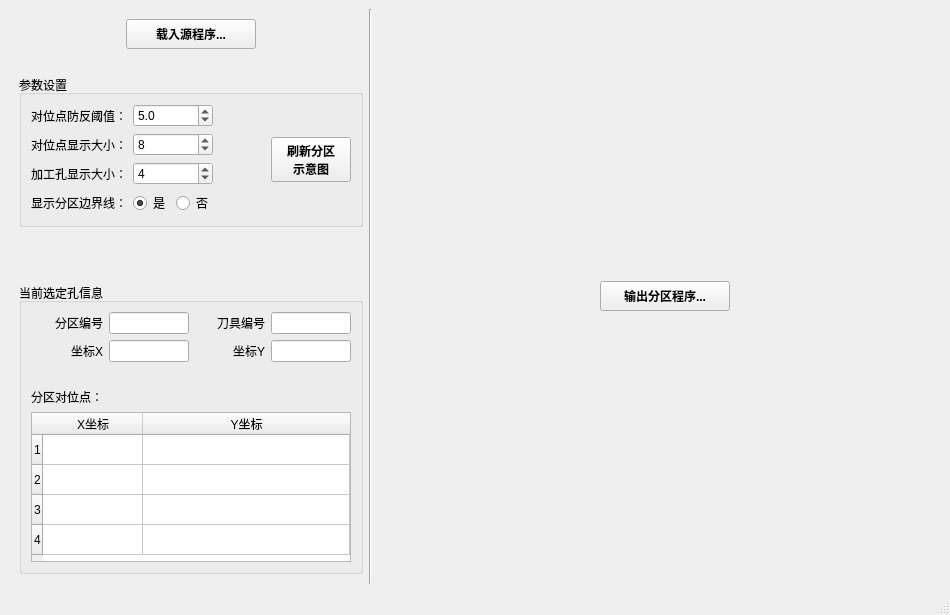
<?xml version="1.0" encoding="UTF-8"?>
<ui version="4.0">
 <class>MainWindow</class>
 <widget class="QMainWindow" name="MainWindow">
  <property name="geometry">
   <rect>
    <x>0</x>
    <y>0</y>
    <width>950</width>
    <height>615</height>
   </rect>
  </property>
  <property name="windowTitle">
   <string>镭射自动分区转换程序 V20251024</string>
  </property>
  <property name="windowIcon">
   <iconset>
    <normalon>:/icon.ico</normalon>
   </iconset>
  </property>
  <widget class="QWidget" name="centralwidget">
   <layout class="QHBoxLayout" name="horizontalLayout" stretch="0,0,1">
    <item>
     <layout class="QVBoxLayout" name="verticalLayout" stretch="0,0,0,0">
      <property name="leftMargin">
       <number>10</number>
      </property>
      <property name="topMargin">
       <number>10</number>
      </property>
      <property name="bottomMargin">
       <number>10</number>
      </property>
      <item>
       <layout class="QHBoxLayout" name="horizontalLayout_4">
        <property name="spacing">
         <number>60</number>
        </property>
        <property name="bottomMargin">
         <number>20</number>
        </property>
        <item>
         <spacer name="horizontalSpacer_4">
          <property name="orientation">
           <enum>Qt::Horizontal</enum>
          </property>
          <property name="sizeHint" stdset="0">
           <size>
            <width>40</width>
            <height>20</height>
           </size>
          </property>
         </spacer>
        </item>
        <item>
         <widget class="QPushButton" name="btnLoadPrg">
          <property name="minimumSize">
           <size>
            <width>130</width>
            <height>30</height>
           </size>
          </property>
          <property name="maximumSize">
           <size>
            <width>180</width>
            <height>16777215</height>
           </size>
          </property>
          <property name="font">
           <font>
            <bold>true</bold>
           </font>
          </property>
          <property name="text">
           <string>载入源程序...</string>
          </property>
         </widget>
        </item>
        <item>
         <spacer name="horizontalSpacer_3">
          <property name="orientation">
           <enum>Qt::Horizontal</enum>
          </property>
          <property name="sizeHint" stdset="0">
           <size>
            <width>40</width>
            <height>20</height>
           </size>
          </property>
         </spacer>
        </item>
       </layout>
      </item>
      <item>
       <widget class="QGroupBox" name="groupBox">
        <property name="maximumSize">
         <size>
          <width>450</width>
          <height>16777215</height>
         </size>
        </property>
        <property name="font">
         <font>
          <bold>false</bold>
         </font>
        </property>
        <property name="title">
         <string>参数设置</string>
        </property>
        <layout class="QHBoxLayout" name="horizontalLayout_2">
         <item>
          <layout class="QGridLayout" name="gridLayout_2">
           <item row="0" column="1">
            <widget class="QDoubleSpinBox" name="optThreshold">
             <property name="minimumSize">
              <size>
               <width>80</width>
               <height>0</height>
              </size>
             </property>
             <property name="maximumSize">
              <size>
               <width>100</width>
               <height>16777215</height>
              </size>
             </property>
             <property name="decimals">
              <number>1</number>
             </property>
             <property name="minimum">
              <double>0.100000000000000</double>
             </property>
             <property name="singleStep">
              <double>0.100000000000000</double>
             </property>
             <property name="value">
              <double>5.000000000000000</double>
             </property>
            </widget>
           </item>
           <item row="0" column="0">
            <widget class="QLabel" name="label_4">
             <property name="text">
              <string>对位点防反阈值：</string>
             </property>
            </widget>
           </item>
           <item row="1" column="0">
            <widget class="QLabel" name="label_5">
             <property name="text">
              <string>对位点显示大小：</string>
             </property>
            </widget>
           </item>
           <item row="1" column="1">
            <widget class="QSpinBox" name="optMarkerSize">
             <property name="minimumSize">
              <size>
               <width>80</width>
               <height>0</height>
              </size>
             </property>
             <property name="maximumSize">
              <size>
               <width>100</width>
               <height>16777215</height>
              </size>
             </property>
             <property name="suffix">
              <string/>
             </property>
             <property name="minimum">
              <number>-1</number>
             </property>
             <property name="maximum">
              <number>10</number>
             </property>
             <property name="singleStep">
              <number>1</number>
             </property>
             <property name="value">
              <number>8</number>
             </property>
            </widget>
           </item>
           <item row="2" column="0">
            <widget class="QLabel" name="label_2">
             <property name="text">
              <string>加工孔显示大小：</string>
             </property>
            </widget>
           </item>
           <item row="2" column="1">
            <widget class="QSpinBox" name="optHoleSize">
             <property name="minimumSize">
              <size>
               <width>80</width>
               <height>0</height>
              </size>
             </property>
             <property name="maximumSize">
              <size>
               <width>100</width>
               <height>16777215</height>
              </size>
             </property>
             <property name="minimum">
              <number>1</number>
             </property>
             <property name="maximum">
              <number>1000</number>
             </property>
             <property name="value">
              <number>4</number>
             </property>
            </widget>
           </item>
           <item row="3" column="0">
            <widget class="QLabel" name="label">
             <property name="text">
              <string>显示分区边界线：</string>
             </property>
            </widget>
           </item>
           <item row="3" column="1">
            <layout class="QHBoxLayout" name="horizontalLayout_5">
             <item>
              <widget class="QRadioButton" name="isShowFenquRect">
               <property name="text">
                <string>是</string>
               </property>
               <property name="checked">
                <bool>true</bool>
               </property>
              </widget>
             </item>
             <item>
              <widget class="QRadioButton" name="isHideFenquRect">
               <property name="text">
                <string>否</string>
               </property>
              </widget>
             </item>
            </layout>
           </item>
          </layout>
         </item>
         <item>
          <spacer name="horizontalSpacer">
           <property name="orientation">
            <enum>Qt::Horizontal</enum>
           </property>
           <property name="sizeHint" stdset="0">
            <size>
             <width>40</width>
             <height>20</height>
            </size>
           </property>
          </spacer>
         </item>
         <item>
          <widget class="QPushButton" name="btnShowPlot">
           <property name="minimumSize">
            <size>
             <width>80</width>
             <height>45</height>
            </size>
           </property>
           <property name="maximumSize">
            <size>
             <width>100</width>
             <height>16777215</height>
            </size>
           </property>
           <property name="font">
            <font>
             <bold>true</bold>
            </font>
           </property>
           <property name="text">
            <string>刷新分区
示意图</string>
           </property>
          </widget>
         </item>
        </layout>
       </widget>
      </item>
      <item>
       <spacer name="verticalSpacer">
        <property name="orientation">
         <enum>Qt::Vertical</enum>
        </property>
        <property name="sizeHint" stdset="0">
         <size>
          <width>20</width>
          <height>40</height>
         </size>
        </property>
       </spacer>
      </item>
      <item>
       <widget class="QGroupBox" name="groupBox_2">
        <property name="maximumSize">
         <size>
          <width>450</width>
          <height>16777215</height>
         </size>
        </property>
        <property name="title">
         <string>当前选定孔信息</string>
        </property>
        <layout class="QVBoxLayout" name="verticalLayout_2">
         <item>
          <layout class="QGridLayout" name="gridLayout_3">
           <item row="0" column="1">
            <widget class="QLineEdit" name="fenquNo">
             <property name="minimumSize">
              <size>
               <width>60</width>
               <height>0</height>
              </size>
             </property>
             <property name="maximumSize">
              <size>
               <width>80</width>
               <height>16777215</height>
              </size>
             </property>
             <property name="readOnly">
              <bool>true</bool>
             </property>
            </widget>
           </item>
           <item row="0" column="2">
            <widget class="QLabel" name="label_20">
             <property name="maximumSize">
              <size>
               <width>80</width>
               <height>16777215</height>
              </size>
             </property>
             <property name="text">
              <string>刀具编号</string>
             </property>
             <property name="alignment">
              <set>Qt::AlignRight|Qt::AlignTrailing|Qt::AlignVCenter</set>
             </property>
            </widget>
           </item>
           <item row="1" column="1">
            <widget class="QLineEdit" name="posX">
             <property name="minimumSize">
              <size>
               <width>60</width>
               <height>0</height>
              </size>
             </property>
             <property name="maximumSize">
              <size>
               <width>80</width>
               <height>16777215</height>
              </size>
             </property>
             <property name="readOnly">
              <bool>true</bool>
             </property>
            </widget>
           </item>
           <item row="1" column="0">
            <widget class="QLabel" name="label_8">
             <property name="maximumSize">
              <size>
               <width>80</width>
               <height>16777215</height>
              </size>
             </property>
             <property name="text">
              <string>坐标X</string>
             </property>
             <property name="alignment">
              <set>Qt::AlignRight|Qt::AlignTrailing|Qt::AlignVCenter</set>
             </property>
            </widget>
           </item>
           <item row="0" column="0">
            <widget class="QLabel" name="label_19">
             <property name="maximumSize">
              <size>
               <width>80</width>
               <height>16777215</height>
              </size>
             </property>
             <property name="text">
              <string>分区编号</string>
             </property>
             <property name="alignment">
              <set>Qt::AlignRight|Qt::AlignTrailing|Qt::AlignVCenter</set>
             </property>
            </widget>
           </item>
           <item row="2" column="0">
            <widget class="QLabel" name="label_12">
             <property name="text">
              <string/>
             </property>
            </widget>
           </item>
           <item row="3" column="0">
            <widget class="QLabel" name="label_11">
             <property name="maximumSize">
              <size>
               <width>80</width>
               <height>16777215</height>
              </size>
             </property>
             <property name="text">
              <string>分区对位点：</string>
             </property>
            </widget>
           </item>
           <item row="1" column="2">
            <widget class="QLabel" name="label_7">
             <property name="maximumSize">
              <size>
               <width>80</width>
               <height>16777215</height>
              </size>
             </property>
             <property name="text">
              <string>坐标Y</string>
             </property>
             <property name="alignment">
              <set>Qt::AlignRight|Qt::AlignTrailing|Qt::AlignVCenter</set>
             </property>
            </widget>
           </item>
           <item row="1" column="3">
            <widget class="QLineEdit" name="posY">
             <property name="minimumSize">
              <size>
               <width>60</width>
               <height>0</height>
              </size>
             </property>
             <property name="maximumSize">
              <size>
               <width>80</width>
               <height>16777215</height>
              </size>
             </property>
             <property name="readOnly">
              <bool>true</bool>
             </property>
            </widget>
           </item>
           <item row="0" column="3">
            <widget class="QLineEdit" name="toolNo">
             <property name="minimumSize">
              <size>
               <width>60</width>
               <height>0</height>
              </size>
             </property>
             <property name="maximumSize">
              <size>
               <width>80</width>
               <height>16777215</height>
              </size>
             </property>
             <property name="readOnly">
              <bool>true</bool>
             </property>
            </widget>
           </item>
          </layout>
         </item>
         <item>
          <widget class="QTableWidget" name="markerTable">
           <property name="sizePolicy">
            <sizepolicy hsizetype="Expanding" vsizetype="Expanding">
             <horstretch>0</horstretch>
             <verstretch>0</verstretch>
            </sizepolicy>
           </property>
           <property name="minimumSize">
            <size>
             <width>280</width>
             <height>150</height>
            </size>
           </property>
           <property name="maximumSize">
            <size>
             <width>320</width>
             <height>150</height>
            </size>
           </property>
           <property name="sizeAdjustPolicy">
            <enum>QAbstractScrollArea::AdjustToContents</enum>
           </property>
           <property name="editTriggers">
            <set>QAbstractItemView::NoEditTriggers</set>
           </property>
           <attribute name="horizontalHeaderStretchLastSection">
            <bool>true</bool>
           </attribute>
           <row>
            <property name="text">
             <string notr="true">1</string>
            </property>
            <property name="textAlignment">
             <set>AlignCenter</set>
            </property>
           </row>
           <row>
            <property name="text">
             <string>2</string>
            </property>
            <property name="textAlignment">
             <set>AlignCenter</set>
            </property>
           </row>
           <row>
            <property name="text">
             <string>3</string>
            </property>
            <property name="textAlignment">
             <set>AlignCenter</set>
            </property>
           </row>
           <row>
            <property name="text">
             <string>4</string>
            </property>
            <property name="textAlignment">
             <set>AlignCenter</set>
            </property>
           </row>
           <column>
            <property name="text">
             <string>X坐标</string>
            </property>
           </column>
           <column>
            <property name="text">
             <string>Y坐标</string>
            </property>
           </column>
           <item row="0" column="0">
            <property name="text">
             <string/>
            </property>
            <property name="textAlignment">
             <set>AlignCenter</set>
            </property>
           </item>
           <item row="0" column="1">
            <property name="text">
             <string/>
            </property>
            <property name="textAlignment">
             <set>AlignCenter</set>
            </property>
           </item>
           <item row="1" column="0">
            <property name="text">
             <string/>
            </property>
            <property name="textAlignment">
             <set>AlignCenter</set>
            </property>
           </item>
           <item row="1" column="1">
            <property name="text">
             <string/>
            </property>
            <property name="textAlignment">
             <set>AlignCenter</set>
            </property>
           </item>
           <item row="2" column="0">
            <property name="text">
             <string/>
            </property>
            <property name="textAlignment">
             <set>AlignCenter</set>
            </property>
           </item>
           <item row="2" column="1">
            <property name="text">
             <string/>
            </property>
            <property name="textAlignment">
             <set>AlignCenter</set>
            </property>
           </item>
           <item row="3" column="0">
            <property name="text">
             <string/>
            </property>
            <property name="textAlignment">
             <set>AlignCenter</set>
            </property>
           </item>
           <item row="3" column="1">
            <property name="text">
             <string/>
            </property>
            <property name="textAlignment">
             <set>AlignCenter</set>
            </property>
           </item>
          </widget>
         </item>
        </layout>
       </widget>
      </item>
     </layout>
    </item>
    <item>
     <widget class="Line" name="line">
      <property name="orientation">
       <enum>Qt::Vertical</enum>
      </property>
     </widget>
    </item>
    <item>
     <layout class="QVBoxLayout" name="graphLayout">
      <property name="leftMargin">
       <number>20</number>
      </property>
      <property name="topMargin">
       <number>10</number>
      </property>
      <property name="rightMargin">
       <number>10</number>
      </property>
      <property name="bottomMargin">
       <number>10</number>
      </property>
      <item>
       <layout class="QHBoxLayout" name="horizontalLayout_3">
        <item>
         <spacer name="horizontalSpacer_2">
          <property name="orientation">
           <enum>Qt::Horizontal</enum>
          </property>
          <property name="sizeHint" stdset="0">
           <size>
            <width>40</width>
            <height>20</height>
           </size>
          </property>
         </spacer>
        </item>
        <item>
         <widget class="QPushButton" name="btnSavePrg">
          <property name="minimumSize">
           <size>
            <width>130</width>
            <height>30</height>
           </size>
          </property>
          <property name="maximumSize">
           <size>
            <width>180</width>
            <height>16777215</height>
           </size>
          </property>
          <property name="font">
           <font>
            <bold>true</bold>
           </font>
          </property>
          <property name="text">
           <string>输出分区程序...</string>
          </property>
         </widget>
        </item>
        <item>
         <spacer name="horizontalSpacer_5">
          <property name="orientation">
           <enum>Qt::Horizontal</enum>
          </property>
          <property name="sizeHint" stdset="0">
           <size>
            <width>40</width>
            <height>20</height>
           </size>
          </property>
         </spacer>
        </item>
       </layout>
      </item>
     </layout>
    </item>
   </layout>
  </widget>
  <widget class="QStatusBar" name="statusbar"/>
 </widget>
 <resources>
  <include location="images.qrc"/>
 </resources>
 <connections/>
</ui>
